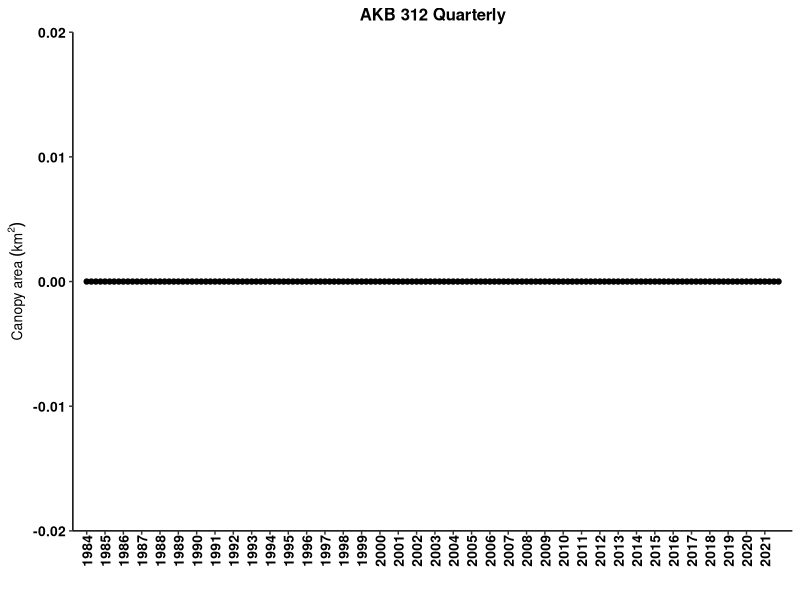
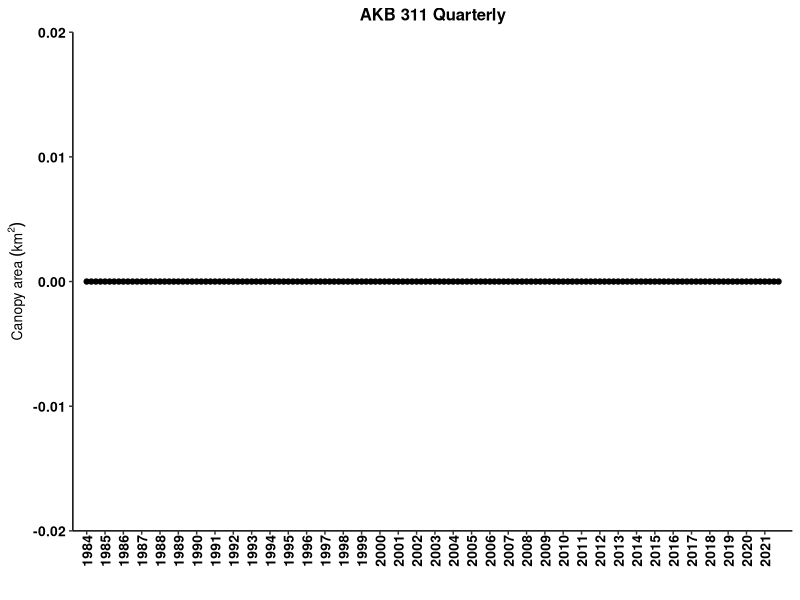
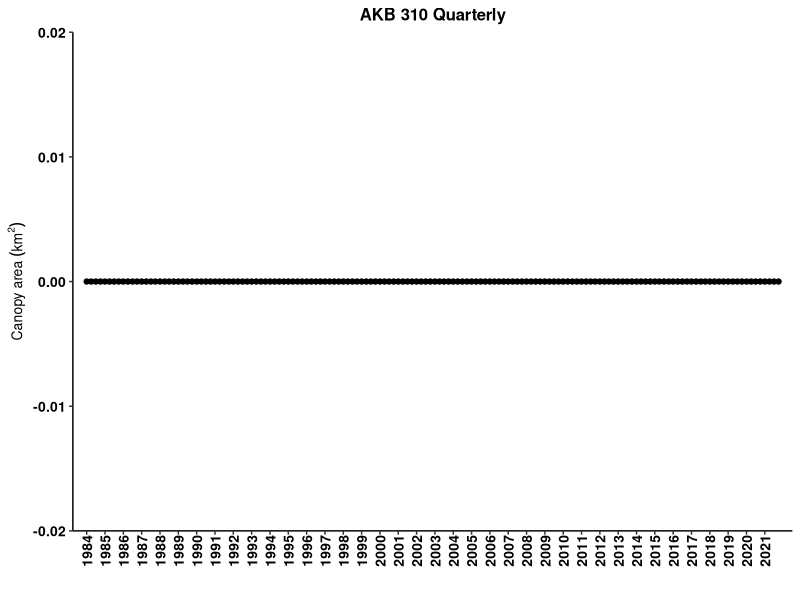
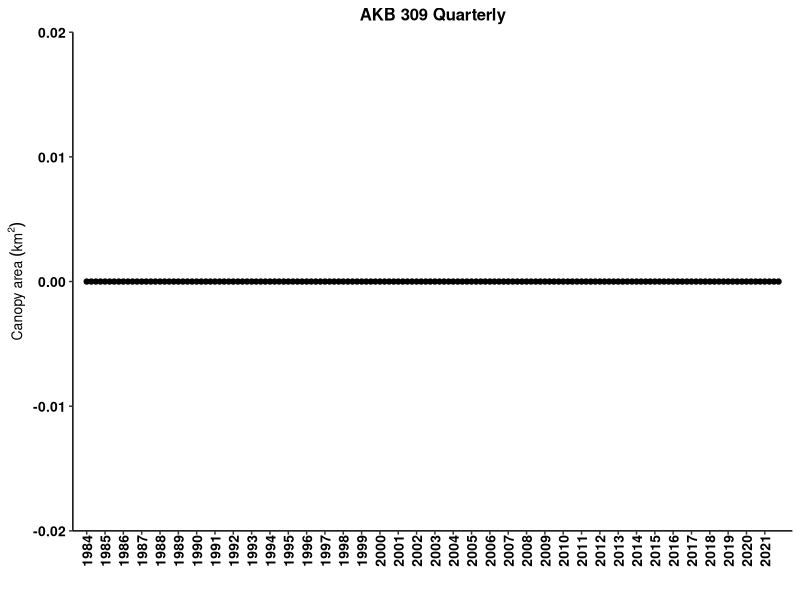
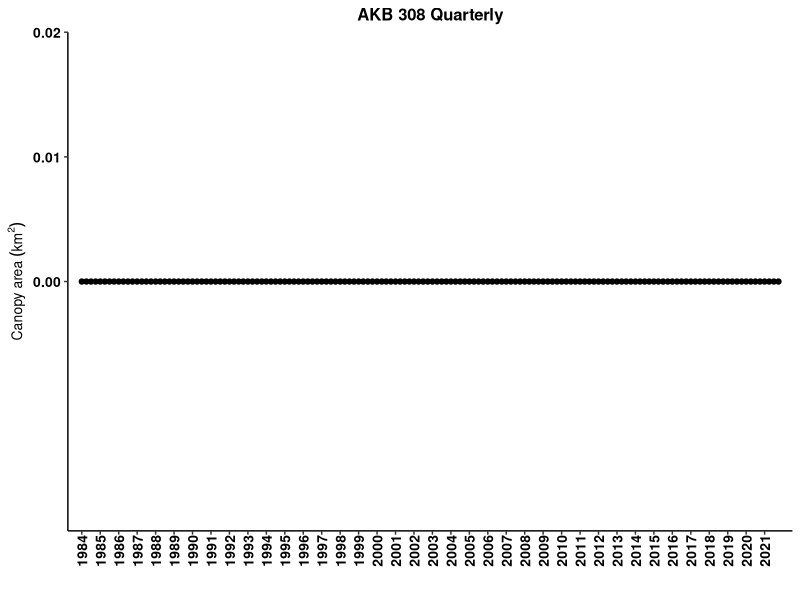
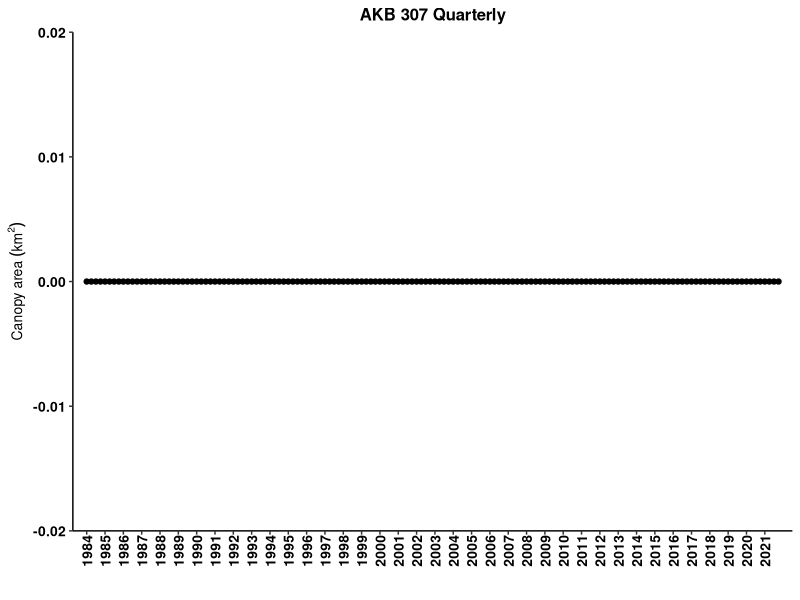
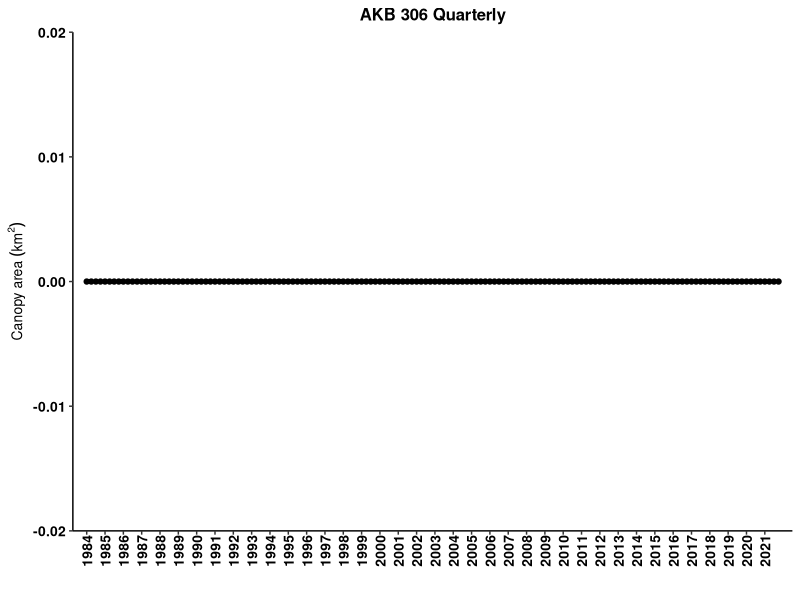
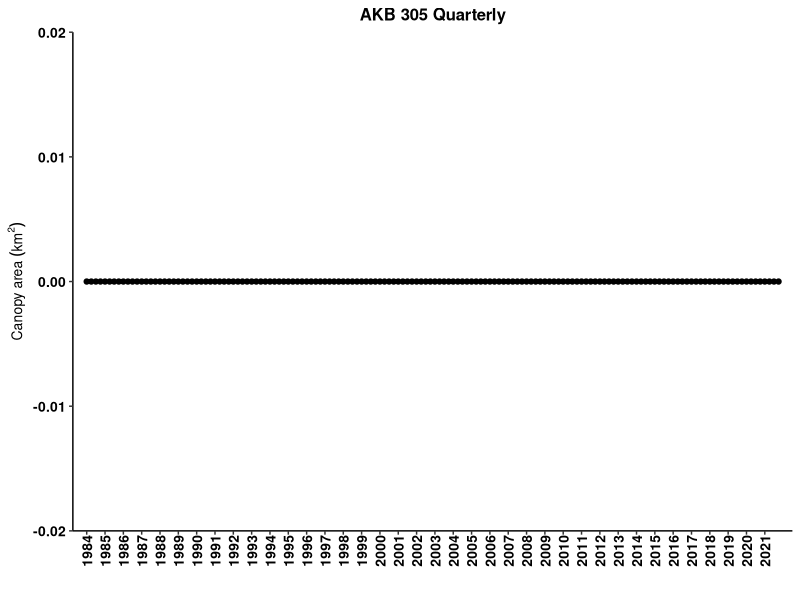

Reproduce these figures in R, in order.
## ---- chunk 1
knitr::opts_chunk$set(echo = FALSE, warning=FALSE)
options(knitr.table.format = "latex")
# to create a PDF output, change "output:html_document" to "output: pdf_document" in the header above.
# note about fig_crop:FALSE. This makes the PDF output look nicer by putting spaces btwn the figures instead of smashing them as close together as possible. It doesn't do anything to the HTML output as far as I can tell.
# how to assign username: git config --global user.name "gcontolini"
# how to add, commit, and add message in terminal: git commit -am "commit message"
# how to write commit message in terminal: write message then press esc and :wq to save and exit

#### Load libraries ####
library(ggplot2) # plotting
library(ggpubr) # arranging plots
library(scales) # let's you put commas in the axis labels for thousands
library(dplyr) # data manipulations
library(tidyr) # data cleaning
library(readr) # better data reading
library(ncdf4)
library(sf) # special features. probably mapping. 
library(sp) # spatial data
library(lubridate) # manipulating dates easily
library(knitr) # to knit the Rmd file
library(kableExtra) # pretty tables
library(bookdown) # pretty table additions

#### ggplot theme ####
my.theme = theme( 
   panel.background = element_blank(), 
   panel.grid.minor.x = element_blank(),
   panel.grid.major.x = element_blank(),
   panel.grid = element_blank(),
   axis.text  = element_text(size=10, face='bold', color='black'), #makes axis labels bigger
   axis.title = element_text(size=10, face="bold"), #makes axis title bigger and bold
   #axis.title.y = element_text(margin=margin(0,10,0,5)), #pushes the y axis title away from the y axis labels
   strip.background = element_blank(),
   #legend.title = element_blank(),
   #legend.text = element_text(size=8),
   legend.background = element_blank(), 
   legend.key = element_blank(), #makes the legend background behind the symbols go away.
   #axis.ticks.x = element_blank()
   axis.line = element_line(color = 'black'), 
   panel.border = element_blank(), # this removes the box around the plot   
   plot.title = element_text(size=12 ,face='bold', hjust = 0.5), # hjust 0.5 makes title centered
   axis.text.x = element_text(size = 10, angle = 90, vjust = 0.5, margin = margin(0,0,5,0)) # rotates x axis labels 90 degrees counter-clockwise, pushes bars onto x axis
)


#### Import data ####
# info on the data: https://sbclter.msi.ucsb.edu/data/catalog/package/?package=knb-lter-sbc.74

# Instructions from Dr. Tom Bell:
# “The output files show the Admin Bed # in the first column and the rest of the columns are quarters from 1984 - 2020. Area is in m2 and biomass is in fresh kg. Missing values (due to lack of imagery or clouds are labelled as -999).”

# Edible seaweed data from CDFW
# edible = read.csv('EdibleSeaweedHarvest_rfm_1-28-21.csv') # edible seaweed harvest. This one has months. That is important.
# kelp = read.csv('KelpHarvest_vers2_rfm_1-28-21.csv') # kelp harvest
## ---- chunk 2
# ## THIS HAS ALL BEEN COMMENTED BECAUSE IT IS JUST THE WORK THAT LED TO THE CSVS I'M USING FOR THE FIGS
# ## ALSO I CAN'T GET THE REGIONAL SHAPEFILES TO WORK YET SO THIS IS VERY INCOMPLETE.
# ## FOR NOW STILL ADDING UP COUNTIES TO GET REGIONS.
# 
# # info on the data: https://sbclter.msi.ucsb.edu/data/catalog/package/?package=knb-lter-sbc.74
# 
# #Kelp Biomass and Area Dynamics of CDFW Admin Beds
# #Tom Bell
# #Novemeber 18, 2020
# # **Please let me know if you need help with any step!**
# 
# #Load Admin Bed Shapefile
# #Place the lat/lon version of the Admin Bed shapefile in your working directory
# # admin_beds <- st_read('KelpAdmin_latlong/KelpAdmin_latllong.shp')
# admin_beds <- st_read('MAN_CA_KelpAdmin.shx') # wait I changed it to .shx and now it works??
# counties <- st_read('MAN_CA_CountyStateWaters.shx')
# regions <- st_read('regional.shx') # I haven't been able to get the regional shapefiles to jive wiht the Landsat NetCDF yet.
# 
# #Open Kelp NetCDF File
# #Place the NetCDF file in your working directory
# #The file can be found here: https://sbclter.msi.ucsb.edu/data/catalog/package/?package=knb-lter-sbc.74
# # nc_data_2021 <- nc_open('kelpCanopyFromLandsat_2021.nc') # old data
# nc_data <- nc_open('LandsatkelpBiomass_2021_v2_withmetadata.nc')
# 
# #Load necessary variables from NetCDF File
# lon <- ncvar_get(nc_data, 'longitude')
# lat <- ncvar_get(nc_data, 'latitude')
# years <- ncvar_get(nc_data, 'year')
# quarters <- ncvar_get(nc_data, 'quarter')
# biomass <- ncvar_get(nc_data, 'biomass')
# area <- ncvar_get(nc_data, 'area')
# 
# #Make Coordinate Dataframe
# coords <- data.frame(lon,lat)
# 
# #Create output matrices
# LN = dim(quarters)
# output_biomass <- matrix(ncol=LN, nrow=87)
# output_area <- matrix(ncol=LN, nrow=87)
# 
# for(i in 1:87){
# 
#   #Pull shapefile coordinates from each admin bed
#   #I had to make hard code an addition here for Bed 86 as I am not as fluent in geospatial analysis in R as I am in Matlab
#   #The issue is that the shaprefile geometry is divided into multiple parts when there are NaNs in the lat/lon columns
#   if (i == 86) {
#     bed_coords <- as.data.frame(admin_beds[i,]$geometry[[1]][[2]][[1]])
#   } else {
#     bed_coords <- as.data.frame(admin_beds[i,]$geometry[[1]][[1]][[1]])
#   }
# 
#   #Find the kelp coordinates that exist inside each admin bed polygon
#   kelp_poly <- point.in.polygon(lon, lat, bed_coords$V1, bed_coords$V2, mode.checked=FALSE)
#   TF <- which(kelp_poly %in% 1)
# 
#   #Extract biomass and area data for each polygon
#   bio_bed <- biomass[TF,]
#   area_bed <- area[TF,]
# 
#   #Sum biomass and area
#   bio_bed_sum <- colSums(bio_bed, na.rm = TRUE, dims = 1)
#   area_bed_sum <- colSums(area_bed, na.rm = TRUE, dims = 1)
# 
#   #Remove Columns w/ >25% No Data (Clouds)
#   #Find all NA values (missing data) in the kelp dataset
#   bio_bed_NA = is.na(bio_bed)
#   area_bed_NA = is.na(area_bed)
# 
#   #Find number of kelp pixels in the polygon
#   L = dim(bio_bed)
# 
#   #Calculate the percent of NAs for each season
#   bio_bed_NA_percent <- colSums(bio_bed_NA, na.rm = TRUE)/L[1]
#   area_bed_NA_percent <- colSums(area_bed_NA, na.rm = TRUE)/L[1]
# 
#   #Find seasons with greater than 20% missing data
#   NA_GT <- which(bio_bed_NA_percent > 0.25)
#   NA_GTA <- which(area_bed_NA_percent > 0.25)
# 
#   #Set seasons with greater than 20% missing data to -999
#   bio_bed_sum[NA_GT] = -999
#   area_bed_sum[NA_GTA] = -999
# 
#   #Add summed kelp canopy data to matrix
#   output_biomass[i,] <- bio_bed_sum
#   output_area[i,] <- area_bed_sum
# 
# }
# 
# #Transpose Quarter and Year data
# quarterst <- t(quarters)
# yearst <- t(years)
# 
# #Add Quarter and Year data to output matrices
# output2_biomass <- rbind(quarterst, output_biomass)
# output3_biomass <- rbind(yearst, output2_biomass)
# output2_area <- rbind(quarterst, output_area)
# output3_area <- rbind(yearst, output2_area)
# 
# #Add Admin Bed Number to output matrices
# BedsNA <- admin_beds$KelpBed
# Beds <- c(rep(NA,2),BedsNA)
# output4_biomass <- cbind(Beds, output3_biomass)
# output4_area <- cbind(Beds, output3_area)
# 
# #Write CSV of kelp biomass time series for each Admin Bed
# write.csv(output4_biomass, 'kelp_biomass_output_2022.csv', row.names = FALSE)
# write.csv(output4_area, 'kelp_area_output_2022.csv', row.names = FALSE)

# The above just organizes data into AKBs, which can only be done in a directory that can hold the large NetCDF file (>100 MB), which RStudio Cloud cannot. So I ran that code on my local machine and now I will read in the resulting .csv:

output4_area <- read.csv('kelp_area_output_2022.csv')

# I believe we only got countywide data directly from T Bell.
## ---- chunk 3
canopy_area <- output4_area %>%
   as.data.frame()

# I want to plot area vs. year.quarter. This means year.quarter needs to be in a column. Currently all cols are separate. This is called wide format. I want tall format.

# create column names
names(canopy_area) <- paste(canopy_area[1,], canopy_area[2,], sep='.') # paste years with quarters to make each col have a unique name.

# rename the ID col for counties
names(canopy_area)[1] <- "AKB"

# remove first 2 rows since they are not canopy data, just IDs--year and quarter
canopy_area <- canopy_area[-c(1:2),] 

# convert to tall format
canopy_area_tall <- canopy_area %>% 
   pivot_longer(-'AKB', names_to = 'year.qtr', values_to = 'm2')

# separate year and quarter into two cols
canopy_area_tall <- canopy_area_tall %>%
   separate(col = year.qtr, sep = "[.]", into = c("year","qtr")) # omg. you have to hard bracket the period for some reason. wtf does [^[:alnum:]]+ mean and why aren't brackets used in the example?????? :((

# make number cols numeric
canopy_area_tall$year <- as.numeric(canopy_area_tall$year)
canopy_area_tall$qtr <- as.numeric(canopy_area_tall$qtr)
canopy_area_tall$m2 <- as.numeric(canopy_area_tall$m2)

# make quarters actual quarter decimals for plotting
qtrs <- seq(0,0.75,0.25)
for(i in 1:4) {
   canopy_area_tall$qtr[which(canopy_area_tall$qtr == i)] <- qtrs[i]
}

# add year and quarter to get a continuous time column. Note that the tibble hides the decimals place for no apparent reason but the sum is correct.
canopy_area_tall$year.qtr <- canopy_area_tall$year + canopy_area_tall$qtr

# Change negative area to NA
canopy_area_tall$m2[which(canopy_area_tall$m2 < 0)] = NA

# Convert m2 to km2
canopy_area_tall$km2 = canopy_area_tall$m2 / 1e6
## ---- chunk 4

# All quarters
expand.a.little = 0.02

## AKB 312, Crescent City
ggplot(canopy_area_tall[which(canopy_area_tall$AKB == '312'),], aes(x = year.qtr, y = km2)) +
   geom_point() +
   geom_line() +
   scale_x_continuous(breaks = 1984:2021, expand = c(expand.a.little,0)) +
   scale_y_continuous(expand = c(expand.a.little, 0)) +
   labs(x = '',  y =  bquote('Canopy area'~(km^2))) +
   ggtitle('AKB 312 Quarterly') +
   my.theme

## AKB 311
ggplot(canopy_area_tall[which(canopy_area_tall$AKB == '311'),], aes(x = year.qtr, y = km2)) +
   geom_point() +
   geom_line() +
   scale_x_continuous(breaks = 1984:2021, expand = c(expand.a.little,0)) +
   scale_y_continuous(expand = c(expand.a.little, 0)) +
   labs(x = '',  y =  bquote('Canopy area'~(km^2))) +
   ggtitle('AKB 311 Quarterly') +
   my.theme

## AKB 310
ggplot(canopy_area_tall[which(canopy_area_tall$AKB == '310'),], aes(x = year.qtr, y = km2)) +
   geom_point() +
   geom_line() +
   scale_x_continuous(breaks = 1984:2021, expand = c(expand.a.little,0)) +
   scale_y_continuous(expand = c(expand.a.little, 0)) +
   labs(x = '',  y =  bquote('Canopy area'~(km^2))) +
   ggtitle('AKB 310 Quarterly') +
   my.theme

## AKB 309
ggplot(canopy_area_tall[which(canopy_area_tall$AKB == '309'),], aes(x = year.qtr, y = km2)) +
   geom_point() +
   geom_line() +
   scale_x_continuous(breaks = 1984:2021, expand = c(expand.a.little,0)) +
   scale_y_continuous(expand = c(expand.a.little, 0)) +
   labs(x = '',  y =  bquote('Canopy area'~(km^2))) +
   ggtitle('AKB 309 Quarterly') +
   my.theme

## AKB 308
ggplot(canopy_area_tall[which(canopy_area_tall$AKB == '308'),], aes(x = year.qtr, y = km2)) +
   geom_point() +
   geom_line() +
   scale_x_continuous(breaks = 1984:2021, expand = c(expand.a.little,0)) +
   scale_y_continuous(breaks = seq(0, 0.04, 0.01), expand = c(expand.a.little,0)) +
   labs(x = '',  y =  bquote('Canopy area'~(km^2))) +
   ggtitle('AKB 308 Quarterly') +
   my.theme

## AKB 307, Fort Bragg
ggplot(canopy_area_tall[which(canopy_area_tall$AKB == '307'),], aes(x = year.qtr, y = km2)) +
   geom_point() +
   geom_line() +
   scale_x_continuous(breaks = 1984:2021, expand = c(expand.a.little,0)) +
   scale_y_continuous(expand = c(expand.a.little, 0)) +
   labs(x = '',  y =  bquote('Canopy area'~(km^2))) +
   ggtitle('AKB 307 Quarterly') +
   my.theme

## AKB 306
ggplot(canopy_area_tall[which(canopy_area_tall$AKB == '306'),], aes(x = year.qtr, y = km2)) +
   geom_point() +
   geom_line() +
   scale_x_continuous(breaks = 1984:2021, expand = c(expand.a.little,0)) +
   scale_y_continuous(expand = c(expand.a.little, 0)) +
   labs(x = '',  y =  bquote('Canopy area'~(km^2))) +
   ggtitle('AKB 306 Quarterly') +
   my.theme

## AKB 305
ggplot(canopy_area_tall[which(canopy_area_tall$AKB == '305'),], aes(x = year.qtr, y = km2)) +
   geom_point() +
   geom_line() +
   scale_x_continuous(breaks = 1984:2021, expand = c(expand.a.little,0)) +
   scale_y_continuous(expand = c(expand.a.little, 0)) +
   labs(x = '',  y =  bquote('Canopy area'~(km^2))) +
   ggtitle('AKB 305 Quarterly') +
   my.theme

## AKB 304
ggplot(canopy_area_tall[which(canopy_area_tall$AKB == '304'),], aes(x = year.qtr, y = km2)) +
   geom_point() +
   geom_line() +
   scale_x_continuous(breaks = 1984:2021, expand = c(expand.a.little,0)) +
   scale_y_continuous(expand = c(expand.a.little, 0)) +
   labs(x = '',  y =  bquote('Canopy area'~(km^2))) +
   ggtitle('AKB 304 Quarterly') +
   my.theme

## AKB 303
ggplot(canopy_area_tall[which(canopy_area_tall$AKB == '303'),], aes(x = year.qtr, y = km2)) +
   geom_point() +
   geom_line() +
   scale_x_continuous(breaks = 1984:2021, expand = c(expand.a.little,0)) +
   scale_y_continuous(expand = c(expand.a.little, 0)) +
   labs(x = '',  y =  bquote('Canopy area'~(km^2))) +
   ggtitle('AKB 303 Quarterly') +
   my.theme

## AKB 302
ggplot(canopy_area_tall[which(canopy_area_tall$AKB == '302'),], aes(x = year.qtr, y = km2)) +
   geom_point() +
   geom_line() +
   scale_x_continuous(breaks = 1984:2021, expand = c(expand.a.little,0)) +
   scale_y_continuous(expand = c(expand.a.little, 0)) +
   labs(x = '',  y =  bquote('Canopy area'~(km^2))) +
   ggtitle('AKB 302 Quarterly') +
   my.theme

## AKB 301
ggplot(canopy_area_tall[which(canopy_area_tall$AKB == '301'),], aes(x = year.qtr, y = km2)) +
   geom_point() +
   geom_line() +
   scale_x_continuous(breaks = 1984:2021, expand = c(expand.a.little,0)) +
   scale_y_continuous(expand = c(expand.a.little, 0)) +
   labs(x = '',  y =  bquote('Canopy area'~(km^2))) +
   ggtitle('AKB 301 Quarterly') +
   my.theme
## ---- chunk 5
qtr_max_AKB <- canopy_area_tall %>%
  group_by(AKB, year) %>%        # group by AKB and year
  slice(which.max(km2)) %>%      # find the maximum km2 value
  subset(select = -year.qtr) %>% # remove year.qtr col
  transmute(quarter = qtr*4+1)   # change quarters from decimals to 1,2,3,4

# Count how many quarters are the max per year per AKB
n_max_qtrs_AKB <- qtr_max_AKB %>%
  group_by(AKB, quarter) %>%
  summarise(number = length(quarter), .groups = 'drop') %>%
  filter(AKB > 300) %>%
  complete(AKB, quarter, fill = list(number = 0)) # sets missing quarters to number = 0

# kable(n_max_qtrs_AKB
#       , digits = 2
#       , booktabs = TRUE
#       , row.names = FALSE
#       , align = 'c'
#       , linesep = ''
#       , caption = 'Number of quarters with maximum annual canopy area'
# ) %>%
#   kable_styling(latex_options = 'hold_position') # otherwise the table moves in the pdf

# which quarters had the greatest canopy area in 2021?
# I want to identify the quarter in each of the 300-level AKBs that had the max km2 value in 2021
max_2021_km2 <- canopy_area_tall %>%
  filter(year == 2021) %>%
  filter(AKB > 300) %>% # this shows km2 values for all 300-level AKBs in 2021. What is the max for 2021?
  group_by(AKB) %>%
  summarise(max.km2 = max(km2, na.rm = T)) # this gives the max km2 values. which quarter are they in?
      
km2_qtrs_300AKBs <- canopy_area_tall %>%
  filter(year == 2021 & AKB > 300) %>%
  #filter(km2 %in% max_2021_km2$max.km2) %>% # This shows only the quarters with the annual maxima
  mutate(quarter = qtr*4+1) %>%
  subset(select = c('AKB','year','quarter','km2')) %>%
  arrange(desc(AKB)) %>%
  relocate(year) # puts year as the first col

kable(km2_qtrs_300AKBs
      #, digits = 2
      , booktabs = TRUE
      , row.names = FALSE
      , align = 'c'
      , linesep = ''
      , caption = 'Quarterly kelp canopy area in 2021 only'
) %>%
  kable_styling(latex_options = 'hold_position') # otherwise the table moves in the pdf
